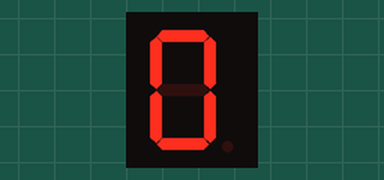
Recording of a program running on a simulated MicroPython board. Parts: 1-digit seven-segment display. The segment pins are drawn as the display they are named for.

Above: at 0.1 s.
At 3.1 s:
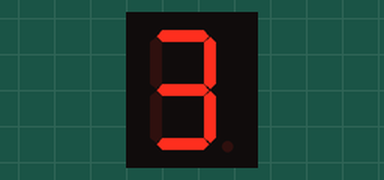
At 5.1 s:
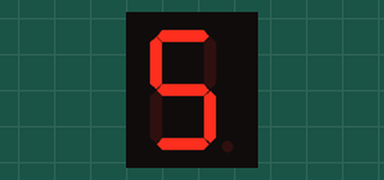
At 8.1 s:
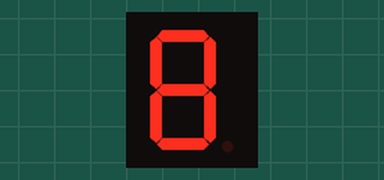
At 12.1 s:
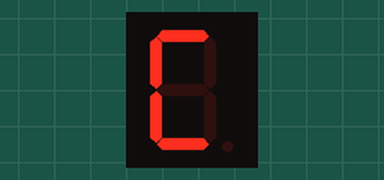
At 17.1 s:
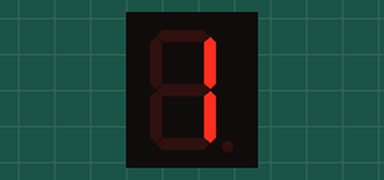

Measured:
- by itself, everything shown: repeats every 16.0 s, in 16 steps
- what the display in image 0 shows lasts 1.0 s, from 0.1 s to 1.1 s

The program:

1fnd_display.py
```python
from machine import Pin
import time

segA=Pin(15,Pin.OUT)
segB=Pin(14,Pin.OUT)
segC=Pin(13,Pin.OUT)
segD=Pin(12,Pin.OUT)
segE=Pin(11,Pin.OUT)
segF=Pin(10,Pin.OUT)
segG=Pin(9,Pin.OUT)

segLst=[segA, segB, segC, segD, segE, segF, segG]

# 0~9 mapping table
segmap = {0:[1,1,1,1,1,1,0], 1:[0,1,1,0,0,0,0], 2:[1,1,0,1,1,0,1],\
          3:[1,1,1,1,0,0,1], 4:[0,1,1,0,0,1,1], 5:[1,0,1,1,0,1,1],\
          6:[1,0,1,1,1,1,1], 7:[1,1,1,0,0,0,0], 8:[1,1,1,1,1,1,1],\
          9:[1,1,1,1,0,1,1], 10:[1,1,1,0,1,1,1], 11:[0,0,1,1,1,1,1],\
          12:[1,0,0,1,1,1,0], 13:[0,1,1,1,1,0,1], 14:[1,0,0,1,1,1,1],\
          15:[1,0,0,0,1,1,1]}

# segA.on()
# time.sleep_ms(500)
# segA.off()
# segB.on()
# time.sleep_ms(500)
# segB.off()
# segC.on()
# time.sleep_ms(500)
# segC.off()
# segD.on()
# time.sleep_ms(500)
# segD.off()
# for i in range(7):
#     segLst[i].on()
#     time.sleep_ms(500)
#
# for i in range(7):
#     segLst[i].off()
#     time.sleep_ms(500)

#define a function to display one number on 7segments unit
def display_seg(num):
    if num >= 0 and num < 16: #valid range
        mapinfo = segmap[num]
        for i in range(7):
            segLst[i].value(mapinfo[i])
    else:
        mapinfo = segmap[14]
        for i in range(7):
            segLst[i].value(mapinfo[i])

while True:
    for i in range(16):
        #display 1 to 9
        display_seg(i)
        time.sleep(1)
```
